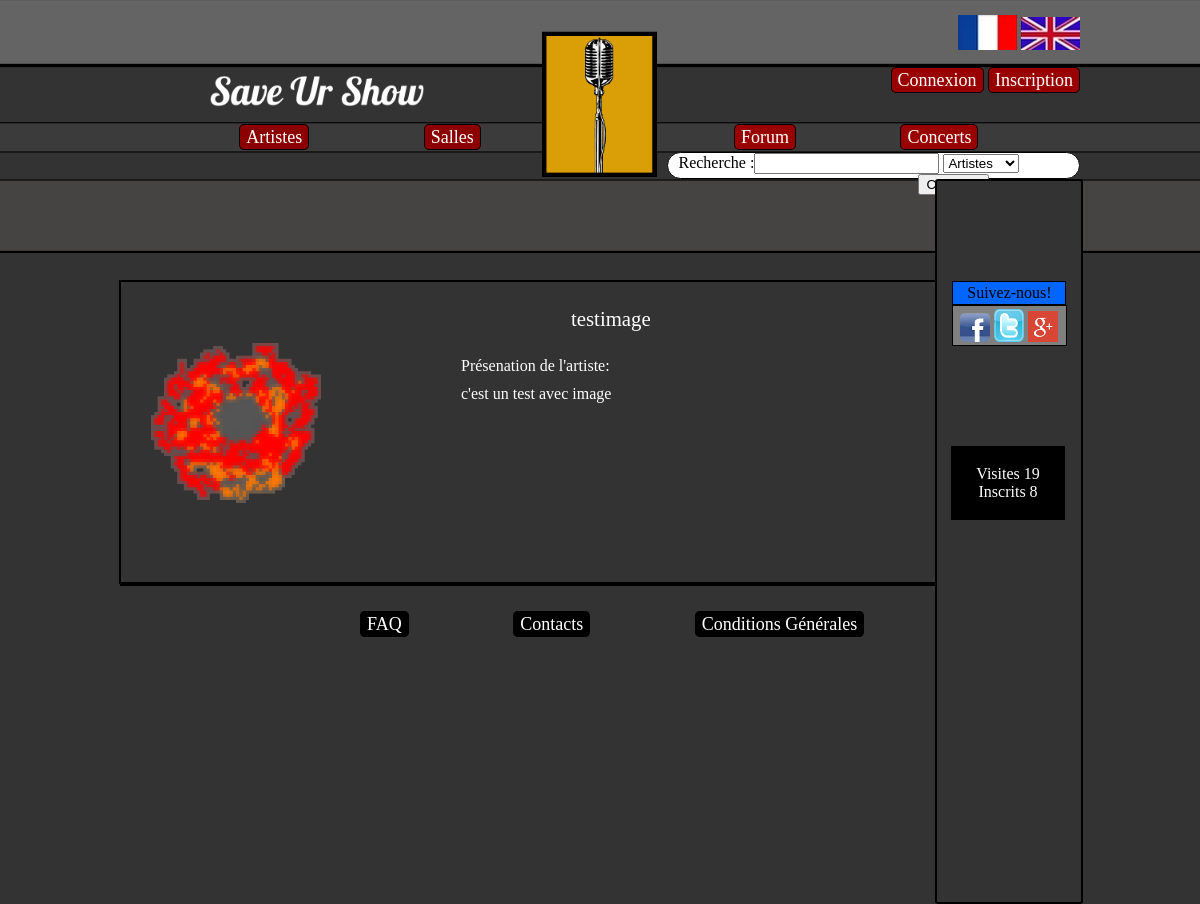
Before: /SaveUrShow/index.php?page=artiste&artiste=testimage with the older database file.
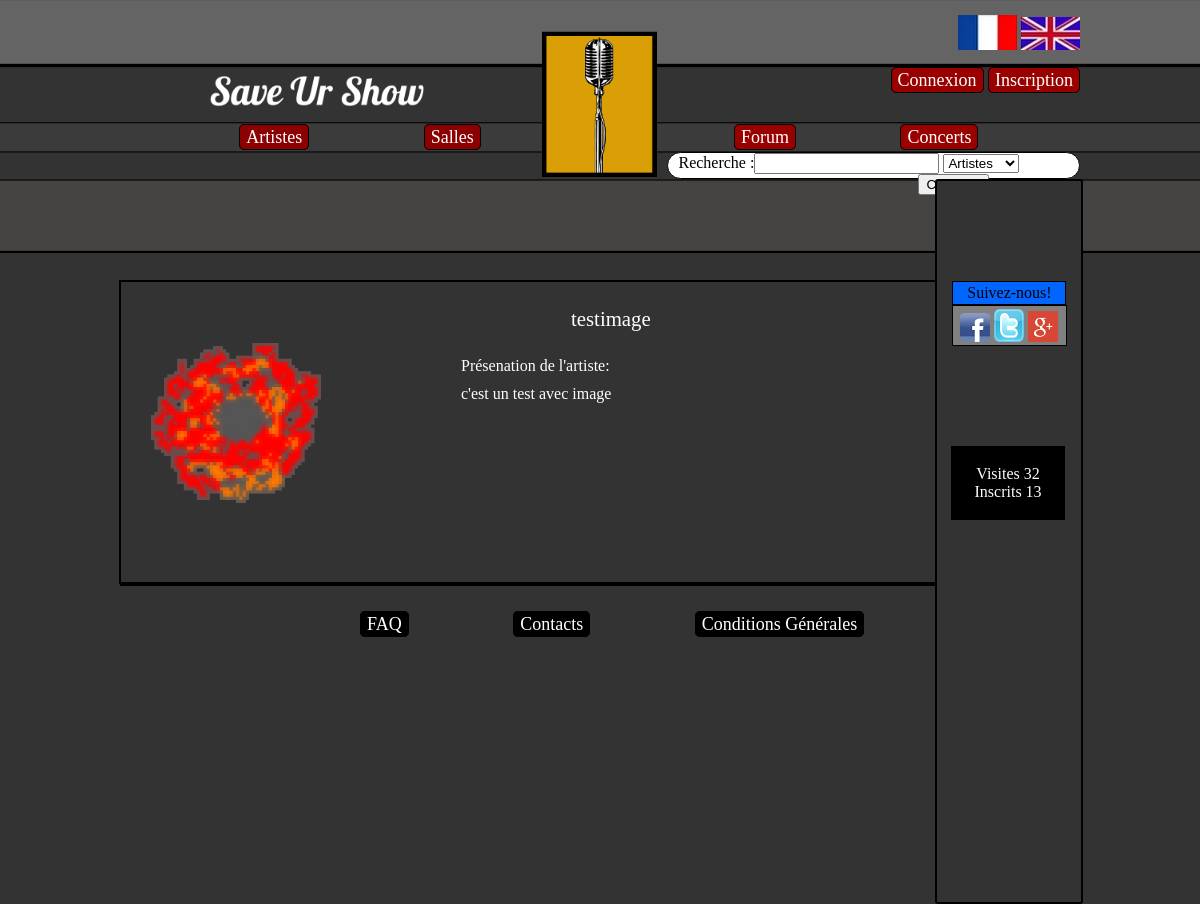
After: the same page with the newer database file.
### tables this page shows
CREATE TABLE IF NOT EXISTS `statistique` (
  `ID` int(11) NOT NULL AUTO_INCREMENT,
  `nombre_inscrit` int(11) DEFAULT NULL,
  `nombre_visite` int(11) DEFAULT NULL,
  PRIMARY KEY (`ID`)
);

CREATE TABLE IF NOT EXISTS `artiste` (
  `ID` int(11) NOT NULL AUTO_INCREMENT,
  `nom_artiste` varchar(25) NOT NULL,
  `date_ajout_artiste` datetime DEFAULT NULL,
  `image_artiste` varchar(255) DEFAULT NULL,
  `bio_artiste` text,
  `ID_genre` int(11) NOT NULL,
  PRIMARY KEY (`ID`)
);

### SaveUrShow/controleurs/fr.php (called while the page is built, shortened)
<?php
	$CONNEXION = 'Connexion';
	$INSCRIPTION = 'Inscription';
	$TXT_ARTISTES = 'Artistes';
	$TXT_SALLES = 'Salles';
	$TXT_CONCERTS = 'Concerts';
	$TXT_FORUM = 'Forum';
	$RECHERCHE = 'Recherche :';
	$TXT_SUIVRE = 'Suivez-nous!';
	$TXT_CONNECTES = 'Visites';
	$TXT_INSCRITS = 'Inscrits';
	$TXT_FAQ = 'FAQ';
	$TXT_CONTACTS = 'Contacts';
	$TXT_CG = 'Conditions Générales';
 ?>

### SaveUrShow/modeles/modele_stat.php (called while the page is built, shortened)
<?php
	function nbrVisite(){
	global $bdd;
	$req = $bdd -> prepare("SELECT nombre_visite FROM statistique");
	$req -> execute();
	$res = $req->fetch();
	return $res[0];
	}
	function nbrInscrit(){
		global $bdd;
		$req = $bdd -> prepare("SELECT count(ID) FROM membre");
		$req -> execute();
	$res = $req->fetch();
	return $res['count(ID)'];
	}
 ?>

### SaveUrShow/modeles/modele_artiste.php (called while the page is built, shortened)
<?php
	function pageArtiste($nom_artiste){
		global $bdd;
		$query=$bdd->prepare('SELECT artiste.nom_artiste, artiste.date_ajout_artiste, artiste.image_artiste, artiste.bio_artiste, ID_genre
	    FROM artiste WHERE artiste.nom_artiste = :nom_artiste');
        $query->bindValue(':nom_artiste',$nom_artiste, PDO::PARAM_STR);
        $query->execute();
	    $data_artiste=$query->fetch();
	    return $data_artiste;
	}
 ?>

### SaveUrShow/vues/vue_artiste.php (the view)
<div class="Profil">
	<div class="container1Profil">
		<br />
		<br g/>
			<img class="photo_profil" src=<?php echo $data_artiste['image_artiste']; ?>>
			<div class="pseudo"><?php echo $data_artiste['nom_artiste']; ?></div>
			<ul>
				<li  class="txt1Profil"></a>   Présenation de l'artiste:</li>
				<br>
				<li  class="txt1Profil"></a><?php echo $data_artiste['bio_artiste']; ?></li>
			</ul>
	</div>
</div>

### SaveUrShow/index.php (shortened to what this page needs)
<?php
$bdd = new PDO('mysql:host=localhost;dbname=mydb','root','');
$bdd->setAttribute(PDO::ATTR_ERRMODE, PDO::ERRMODE_EXCEPTION);
include('modeles/modele_stat.php');
$nbrVisite= nbrvisite();
$nbrInscrit= nbrInscrit();
if ($_SESSION['lang']=='en') {
		include('controleurs/en.php');
}else{
		include('controleurs/fr.php');
}
if(!empty($_GET['page']) AND is_file('controleurs/'.$_GET['page'].'.php') ){
	include('controleurs/'.$_GET['page'].'.php');
}else{
	include('controleurs/accueil.php');
}
 ?>

### SaveUrShow/controleurs/artiste.php
<?php
if(!empty($_GET['artiste'])){
	$nom_artiste= $_GET['artiste'];
	include('modeles/modele_artiste.php');
	    $data_artiste= pageArtiste($nom_artiste);
	include('vues/header.php');
	include('vues/vue_artiste.php');
	include('vues/footer.php');
}else{
	include('controleurs/accueil.php');
}
 ?>

### SaveUrShow/vues/header.php (shortened to what this page needs)
<!doctype html>
<html lang="en">
<head>
<link rel="stylesheet" href="ressources/style.css" type="text/css" media="screen" />
<body>
<header>
	<div id="logo">
	</div>
	<a href="?page=accueil"><div id="nom">
	</div></a>
	<div id="drapeau">
	<a href="?page=select_lang&lang=fr"> <img src="ressources/image/drap_fr.png" alt="Version Française" /></a>
	<a href="?page=select_lang&lang=en"> <img src="ressources/image/drap_en.png" alt="Version Anglaise"/></a>
	</div>
	<div id="connexion">
		<ul>
			<?php
			if (!isset($_SESSION['pseudo'])){
				echo '
				<li class="zone1"><a href="?page=connexion">'.$CONNEXION.'</a></li>
				<li class="zone1"><a href="?page=inscription">'.$INSCRIPTION.'</a></li>';
			}else{
				echo'
				<li class="zone1"><a href="?page=profil&profil='.$_SESSION['pseudo'].'">'.$_SESSION['pseudo'].'</a></li>
				<li class="zone1"><a href="?page=deconnexion">'.$DECONNEXION.'</a></li>';
			}
			 ?>
		</ul>
	</div>
	<div id="artistes_salles">
		<ul>
			<li class="boutons1"><a href="?page=listeartiste"><?php echo $TXT_ARTISTES;?></a></li>
			<li class="boutons1"><a href="?page=listeSalles"><?php echo $TXT_SALLES;?></a></li>
		</ul>
	</div>
	<div id="forum_concerts">
		<ul>
			<li class="boutons2"><a href="?page=forum"><?php echo $TXT_FORUM;?></a></li>
			<li class="boutons2"><a href="?page=listeConcerts"><?php echo $TXT_CONCERTS;?></a></li>
		</ul>
	</div>
	<div class="Rechercher">
			<form action="index.php?page=recherche" method="post" name="Recherche">
			<label><?php echo $RECHERCHE;?></label><input type="text" name="mot_cle" id="mot_cle"/>
					<select name="type_recherche">
						<option value="1"><?php echo $TXT_ARTISTES;?></option>
					</select>
			</form>
	</div>
	<span id="bordure">
	<div id="Suivre"><span class="a3"><?php echo $TXT_SUIVRE;?></span>
	</div>
	<div class="reseaux">
		<div> <a href="https://www.facebook.com/pages/Save-Ur-Show/281799091982222?fref=ts"> <img class="reseauxsociaux" src="ressources/image/facebook.png" /></a> <span></span>
		</div>
		<div> <a href="https://twitter.com/SaveUrShow01"> <img class="reseauxsociaux" src="ressources/image/twitter.png"/></a> <span></span>
		</div>
		<div> <a href="https://plus.google.com/"> <img class="reseauxsociaux" src="ressources/image/g.png"/></a> <span></span>
		</div>
	</div>
	<div class="statistique">
		<p> <?php echo $TXT_CONNECTES;?> <?php echo $nbrVisite; ?> <br />
			<?php echo $TXT_INSCRITS;?> <?php echo $nbrInscrit; ?>
		</p>
	</div>
	</span>
</header>
<div id="contenu">

### SaveUrShow/vues/footer.php
</div>
<footer>
<div id="boutons_bas">
	<ul>
		<li class="boutons3"><a href="#"><?php echo $TXT_FAQ ?></a></li>
		<li class="boutons3"><a href="index.php?page=contact"><?php echo $TXT_CONTACTS ?></a></li>
		<li class="boutons3"><a href="index.php?page=cgu"><?php echo $TXT_CG ?></a></li>
	</ul>
</div>
</footer>
</body>
</html>

### SaveUrShow/ressources/style.css (style rules this page uses)
body { background-size: 250px; background-image:url(image/haut.png); background-position:center top; background-repeat: repeat-x; background-color: #333333; margin:auto; width: 960px; }
#logo { background-size: 12%; margin:auto; height: 200px; background-image: url(image/Logo.png); background-position: center; background-repeat: no-repeat; }
#nom { background-size: 230px; margin-left: 90px; margin-top:-140px; height: 70px; width:30%; background-image: url(image/Titre.png); background-position: left top; background-repeat: no-repeat; }
#drapeau { float:right; margin-top:-115px; margin-right:0px; }
#connexion ul { color:black; font-size: 18px; float:left; }
#connexion { float:right; margin-right:0px; margin-top:-78px; }
.zone1 { display:inline; width:20%; background-color:#990000; text-align:center; padding:2px 6px 2px 6px; border-style:solid; border-width:1px; border-radius:5px; }
#artistes_salles ul { width: 90%; font-size: 18px; float:right; }
#artistes_salles { float:left; margin-left:80px; margin-top:-21px; }
.boutons1 { display:inline; width:20%; background-color:darkred; text-align:center; padding:2px 6px 2px 6px; border-style:solid; border-width:1px; border-radius:5px; margin-right:110px; }
#forum_concerts ul { display:inline-block; width: 90%; font-size: 18px; float:right; }
#forum_concerts { float:right; margin-top:-21px; }
.boutons2 { display:inline; width:20%; background-color:#990000; text-align:center; padding:2px 6px 2px 6px; border-style:solid; border-width:1px; border-radius:5px; margin-right: 100px; }
.Rechercher { display:block; width:16.1%; height: 23px; background-color:white; text-indent: -240px; padding:0px 6px 2px 250px; border-style:solid; border-width:1px; border-radius:15px; margin-right: 0px; float:right; margin-top:-14px; }
#Suivre { position:relative; width:100px; background-color:#0066FF; text-align:center; padding:2px 6px 2px 6px; border-style:solid; border-width:1px; margin: auto; margin-top:100px; }
.reseaux { position:relative; display:block; width:70%; background-color:grey; text-align:center; padding:2px 6px 2px 6px; border-style:solid; border-width:1px; height: 35px; margin:auto; }
.reseaux div { display:inline-block; }
.reseauxsociaux { width:30px; margin: 0px; margin-top:1px; display: block; margin-left: 0px; }
.statistique { position:relative; width:70%; background-color:ThreeDDarkShadow; text-align:center; padding:2px 6px 2px 6px; border-style:solid; border-width:1px; float:right; margin-left:16px; margin-right:16px; margin-top:100px; margin-bottom: 100px; }
#bordure { position:relative; display:inline-block; width: 15%; height: 721px; margin-top:13px; margin-right:-416px; background-color: #333333; border-style: solid; border-radius: 3px; border-width: 2px; float:right; border-color: black; }
#boutons_bas ul { width: 100%; font-size: 18px; float: center; margin-left:200px; }
#boutons_bas { float:left; margin-left:0px; margin-top:10px; }
.boutons3 { display:inline; width:20%; background-color:black; text-align:center; padding:2px 6px 2px 6px; border-style:solid; border-width:1px; border-radius:5px; margin-right: 100px; }
a { text-decoration:none; color:#FFFFFF; }
.statistique p { color:#FFFFFF; }
#contenu { margin-top:121px; border-bottom-style:solid; border-bottom-color:#000000; border-bottom-width:2px; border-left-style:solid; border-left-color:#000000; border-left-width:1px; margin-right:143px; }
ul { list-style: none; }
.Profil { margin-top:150px; }
.container1Profil { float:center; margin-left:-2px; width:815px; height:300px; top:0px; border:solid 2px; }
.photo_profil { margin-top: 25px; margin-left: 30px; height: 160px; width: 170px; background-image: url(h/f.png); background-repeat: no-repeat; }
.txt1Profil { margin-left: 300px; margin-right: 60px; width: 300px; margin-top:10px; color:white; font-size: 100%; display: inline-block; text-align: justify; }
.pseudo { width: 200px; margin-top:-200px; margin-left: 450px; color:white; font-size: 130%; }

Changed rows visible on the page:
changed statistique: nombre_visite "19" → "32"
Other visible differences:
$nbrInscrit: "8" → "13"
